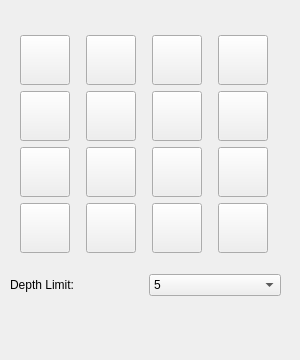
<?xml version="1.0" encoding="UTF-8"?>
<ui version="4.0">
 <class>TicTacToe4x4Form</class>
 <widget class="QWidget" name="TicTacToe4x4Form">
  <property name="geometry">
   <rect>
    <x>0</x>
    <y>0</y>
    <width>300</width>
    <height>360</height>
   </rect>
  </property>
  <property name="windowTitle">
   <string>Form</string>
  </property>
  <widget class="QWidget" name="centralwidget" native="true">
   <property name="geometry">
    <rect>
     <x>0</x>
     <y>-30</y>
     <width>306</width>
     <height>391</height>
    </rect>
   </property>
   <widget class="QWidget" name="verticalLayoutWidget">
    <property name="geometry">
     <rect>
      <x>10</x>
      <y>50</y>
      <width>271</width>
      <height>291</height>
     </rect>
    </property>
    <layout class="QVBoxLayout" name="verticalLayout">
     <item>
      <layout class="QGridLayout" name="gridLayout" rowstretch="0,0,0,0" columnstretch="0,0,0,0">
       <item row="3" column="3">
        <widget class="QPushButton" name="buttonBox15">
         <property name="minimumSize">
          <size>
           <width>50</width>
           <height>50</height>
          </size>
         </property>
         <property name="maximumSize">
          <size>
           <width>50</width>
           <height>50</height>
          </size>
         </property>
         <property name="cursor">
          <cursorShape>PointingHandCursor</cursorShape>
         </property>
         <property name="text">
          <string/>
         </property>
        </widget>
       </item>
       <item row="1" column="2">
        <widget class="QPushButton" name="buttonBox6">
         <property name="minimumSize">
          <size>
           <width>50</width>
           <height>50</height>
          </size>
         </property>
         <property name="maximumSize">
          <size>
           <width>50</width>
           <height>50</height>
          </size>
         </property>
         <property name="cursor">
          <cursorShape>PointingHandCursor</cursorShape>
         </property>
         <property name="text">
          <string/>
         </property>
        </widget>
       </item>
       <item row="0" column="3">
        <widget class="QPushButton" name="buttonBox3">
         <property name="minimumSize">
          <size>
           <width>50</width>
           <height>50</height>
          </size>
         </property>
         <property name="maximumSize">
          <size>
           <width>50</width>
           <height>50</height>
          </size>
         </property>
         <property name="cursor">
          <cursorShape>PointingHandCursor</cursorShape>
         </property>
         <property name="text">
          <string/>
         </property>
        </widget>
       </item>
       <item row="3" column="0">
        <widget class="QPushButton" name="buttonBox12">
         <property name="minimumSize">
          <size>
           <width>50</width>
           <height>50</height>
          </size>
         </property>
         <property name="maximumSize">
          <size>
           <width>50</width>
           <height>50</height>
          </size>
         </property>
         <property name="cursor">
          <cursorShape>PointingHandCursor</cursorShape>
         </property>
         <property name="text">
          <string/>
         </property>
        </widget>
       </item>
       <item row="1" column="0">
        <widget class="QPushButton" name="buttonBox4">
         <property name="minimumSize">
          <size>
           <width>50</width>
           <height>50</height>
          </size>
         </property>
         <property name="maximumSize">
          <size>
           <width>50</width>
           <height>50</height>
          </size>
         </property>
         <property name="cursor">
          <cursorShape>PointingHandCursor</cursorShape>
         </property>
         <property name="text">
          <string/>
         </property>
        </widget>
       </item>
       <item row="2" column="3">
        <widget class="QPushButton" name="buttonBox11">
         <property name="minimumSize">
          <size>
           <width>50</width>
           <height>50</height>
          </size>
         </property>
         <property name="maximumSize">
          <size>
           <width>50</width>
           <height>50</height>
          </size>
         </property>
         <property name="cursor">
          <cursorShape>PointingHandCursor</cursorShape>
         </property>
         <property name="text">
          <string/>
         </property>
        </widget>
       </item>
       <item row="1" column="1">
        <widget class="QPushButton" name="buttonBox5">
         <property name="minimumSize">
          <size>
           <width>50</width>
           <height>50</height>
          </size>
         </property>
         <property name="maximumSize">
          <size>
           <width>50</width>
           <height>50</height>
          </size>
         </property>
         <property name="cursor">
          <cursorShape>PointingHandCursor</cursorShape>
         </property>
         <property name="text">
          <string/>
         </property>
        </widget>
       </item>
       <item row="2" column="1">
        <widget class="QPushButton" name="buttonBox9">
         <property name="minimumSize">
          <size>
           <width>50</width>
           <height>50</height>
          </size>
         </property>
         <property name="maximumSize">
          <size>
           <width>50</width>
           <height>50</height>
          </size>
         </property>
         <property name="cursor">
          <cursorShape>PointingHandCursor</cursorShape>
         </property>
         <property name="text">
          <string/>
         </property>
        </widget>
       </item>
       <item row="0" column="1">
        <widget class="QPushButton" name="buttonBox1">
         <property name="minimumSize">
          <size>
           <width>50</width>
           <height>50</height>
          </size>
         </property>
         <property name="maximumSize">
          <size>
           <width>50</width>
           <height>50</height>
          </size>
         </property>
         <property name="cursor">
          <cursorShape>PointingHandCursor</cursorShape>
         </property>
         <property name="text">
          <string/>
         </property>
        </widget>
       </item>
       <item row="0" column="2">
        <widget class="QPushButton" name="buttonBox2">
         <property name="minimumSize">
          <size>
           <width>50</width>
           <height>50</height>
          </size>
         </property>
         <property name="maximumSize">
          <size>
           <width>50</width>
           <height>50</height>
          </size>
         </property>
         <property name="cursor">
          <cursorShape>PointingHandCursor</cursorShape>
         </property>
         <property name="text">
          <string/>
         </property>
        </widget>
       </item>
       <item row="3" column="2">
        <widget class="QPushButton" name="buttonBox14">
         <property name="minimumSize">
          <size>
           <width>50</width>
           <height>50</height>
          </size>
         </property>
         <property name="maximumSize">
          <size>
           <width>50</width>
           <height>50</height>
          </size>
         </property>
         <property name="cursor">
          <cursorShape>PointingHandCursor</cursorShape>
         </property>
         <property name="text">
          <string/>
         </property>
        </widget>
       </item>
       <item row="0" column="0">
        <widget class="QPushButton" name="buttonBox0">
         <property name="minimumSize">
          <size>
           <width>50</width>
           <height>50</height>
          </size>
         </property>
         <property name="maximumSize">
          <size>
           <width>50</width>
           <height>50</height>
          </size>
         </property>
         <property name="cursor">
          <cursorShape>PointingHandCursor</cursorShape>
         </property>
         <property name="text">
          <string/>
         </property>
        </widget>
       </item>
       <item row="2" column="2">
        <widget class="QPushButton" name="buttonBox10">
         <property name="minimumSize">
          <size>
           <width>50</width>
           <height>50</height>
          </size>
         </property>
         <property name="maximumSize">
          <size>
           <width>50</width>
           <height>50</height>
          </size>
         </property>
         <property name="cursor">
          <cursorShape>PointingHandCursor</cursorShape>
         </property>
         <property name="text">
          <string/>
         </property>
        </widget>
       </item>
       <item row="2" column="0">
        <widget class="QPushButton" name="buttonBox8">
         <property name="minimumSize">
          <size>
           <width>50</width>
           <height>50</height>
          </size>
         </property>
         <property name="maximumSize">
          <size>
           <width>50</width>
           <height>50</height>
          </size>
         </property>
         <property name="cursor">
          <cursorShape>PointingHandCursor</cursorShape>
         </property>
         <property name="text">
          <string/>
         </property>
        </widget>
       </item>
       <item row="1" column="3">
        <widget class="QPushButton" name="buttonBox7">
         <property name="minimumSize">
          <size>
           <width>50</width>
           <height>50</height>
          </size>
         </property>
         <property name="maximumSize">
          <size>
           <width>50</width>
           <height>50</height>
          </size>
         </property>
         <property name="cursor">
          <cursorShape>PointingHandCursor</cursorShape>
         </property>
         <property name="text">
          <string/>
         </property>
        </widget>
       </item>
       <item row="3" column="1">
        <widget class="QPushButton" name="buttonBox13">
         <property name="minimumSize">
          <size>
           <width>50</width>
           <height>50</height>
          </size>
         </property>
         <property name="maximumSize">
          <size>
           <width>50</width>
           <height>50</height>
          </size>
         </property>
         <property name="cursor">
          <cursorShape>PointingHandCursor</cursorShape>
         </property>
         <property name="text">
          <string/>
         </property>
        </widget>
       </item>
      </layout>
     </item>
     <item>
      <layout class="QHBoxLayout" name="horizontalLayout_2">
       <item>
        <widget class="QLabel" name="label">
         <property name="text">
          <string>Depth Limit:</string>
         </property>
        </widget>
       </item>
       <item>
        <widget class="QComboBox" name="depthLimitcomboBox">
         <property name="currentText">
          <string>5</string>
         </property>
         <item>
          <property name="text">
           <string>5</string>
          </property>
         </item>
         <item>
          <property name="text">
           <string>6</string>
          </property>
         </item>
         <item>
          <property name="text">
           <string>7</string>
          </property>
         </item>
         <item>
          <property name="text">
           <string>8</string>
          </property>
         </item>
         <item>
          <property name="text">
           <string>9</string>
          </property>
         </item>
         <item>
          <property name="text">
           <string>10</string>
          </property>
         </item>
         <item>
          <property name="text">
           <string>11</string>
          </property>
         </item>
         <item>
          <property name="text">
           <string>12</string>
          </property>
         </item>
         <item>
          <property name="text">
           <string>13</string>
          </property>
         </item>
         <item>
          <property name="text">
           <string>14</string>
          </property>
         </item>
         <item>
          <property name="text">
           <string>15</string>
          </property>
         </item>
         <item>
          <property name="text">
           <string>No Limit</string>
          </property>
         </item>
        </widget>
       </item>
      </layout>
     </item>
    </layout>
   </widget>
  </widget>
 </widget>
 <resources/>
 <connections/>
</ui>
